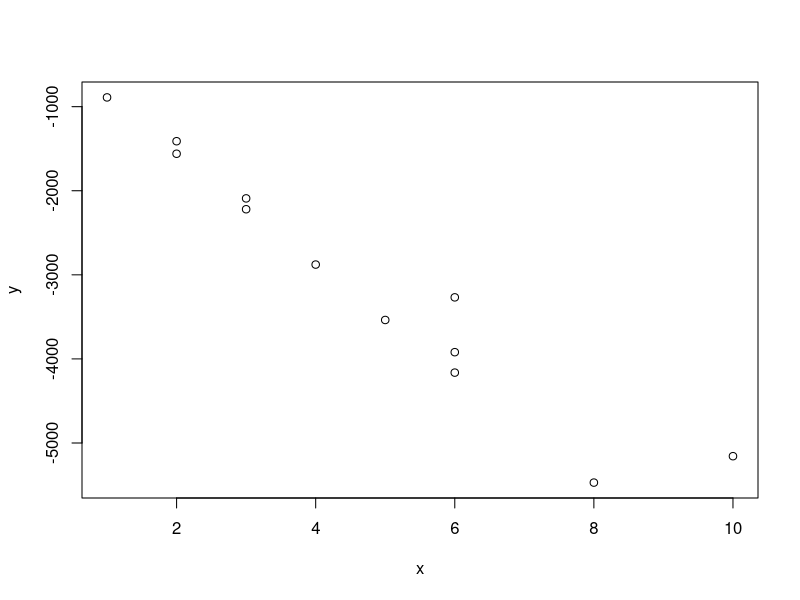

Here is the R script that generated this plot: (Note: this script raises an error after producing the figure.)
y<-c(-890,-1411,-1560,-2220,-2091,-2878,-3537,-3268,-3920,-4163,-5471,-5157)
x<-c(1,2,2,3,3,4,5,6,6,6,8,10)
plot(x = x,y = y,type = 'p')
for(i in 1:length(x)) {y2[i]<-(-569.6+(x[i]*-530.9))}
fit <- lm(y ~ x)
summary(fit)